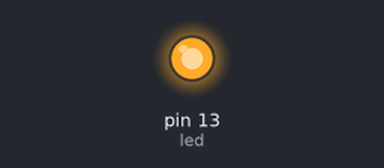
The sketch below on a simulated Arduino Uno, built with avr-gcc and run on an emulated ATmega328P. Parts: output pins drawn as LEDs (lit = HIGH).

Above: at 0.15 s.
At 7.0 s:
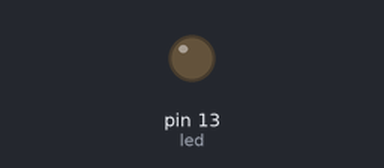
Timing chart, 0 to 11.7 s (numbered marks = the images above):
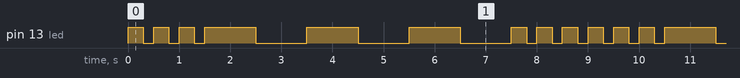

The sketch:

Sos.ino
```cpp
int led = 13;
void setup() {
  pinMode(led,OUTPUT);
}

void loop() {
  viewS();
  viewO();
  viewS();

}

//显示S
void viewS(){
  for(int i=0;i<3;i++){
    digitalWrite(led,HIGH);
    delay(300);
    digitalWrite(led,LOW);
    delay(200);
  }
}
//显示O
void viewO(){
  for(int i=0;i<3;i++){
    digitalWrite(led,HIGH);
    delay(1000);
    digitalWrite(led,LOW);
    delay(1000);
  }
}
```

Measured:
- by itself, pin 13 (led): repeats every 9.0 s: 2 × (LOW 0.20 s, HIGH 0.30 s), LOW 0.20 s, 3 × (HIGH 1.0 s, LOW 1.0 s), 3 × (HIGH 0.30 s, LOW 0.20 s), HIGH 0.30 s
- by itself, everything shown: repeats every 9.0 s, in 18 steps
